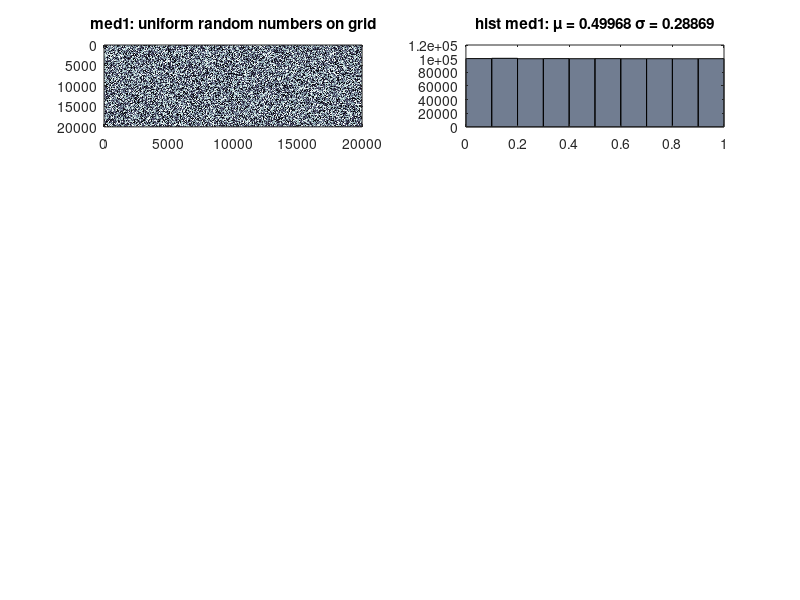

MATLAB code to generate this figure: (Note: this script raises an error after producing the figure.)
% function []=test_grm_creation(nx,dx,nz,dz, a)
%% This m-file is a test script to explore the difference between different ways of generating a gaussain random media. 
%
%
%% setup default values for testing
% if nargin ==0
    nx = 1000;          % number of nodes in x direction
    dx = 20;            % x-spacing
    nz = 1000;          % number of nodes in z direction
    dz = 20;            % z-spacing
    a = 500;            % length of coprrelation filter
    std = 1500          % standard deviation of medium
    mean_medium = 5000; % mean of final medium
% end



%% Test 1
% 1) generate a grid x and assign a uniform random number between 0 and 1 to each grid point
% 2) take the fft(x)
% 3) convolve with the power spectra of the auto-cortrelation function I*x
% 4) take the ifft
% 5) scale with the desired std dev. (perturbation)
% 6) add the mean

randn('state',0)
rand('state',0)
% compute the positive wave numbers. 
kx = repmat([0:nx/2]./(nx*dx),[nz/2+1,1]);
kz = repmat([0:nz/2]'./(nz*dz),[1,nx/2+1]);
k = sqrt(kx.^2+kz.^2);

figure
med1 = rand(nz,nx);
subplot(4,2,1)
imagesc([dx/2:dx:nx*dx] ,[dz/2:dz:nz*dz] ,med1)
title('med1: uniform random numbers on grid')
colormap bone
subplot(4,2,2)
hist(med1(:))
title(['hist med1: \mu = ', num2str(mean(med1(:))), ' \sigma = ', num2str(sqrt(var(med1(:))))])

fft_med1 = fft2(med1);
fG = exp(-a^2.*k.^2/8);   % Power spectra of filter (+ve wave numbers)
fG = extend2negwave(fG,[nx,1,nz]); % Extend filter into (-ve wavenumbers)
subplot(4,2,3)
h= imagesc([dx/2:dx:nx*dx] ,[dz/2:dz:nz*dz], fG)
title('filter: ')
subplot(4,2,4)
colorbar(h, 'WestOutside')
axis off

fft_med2 = fft_med1.*fG; %fft of the desired medium
med2 = ifft2(fft_med2); %Desired medium
subplot(4,2,5)
imagesc([dx/2:dx:nx*dx] ,[dz/2:dz:nz*dz],real(med2));
colormap bone
title('med2')
subplot(4,2,6)
hist(real(med2(:)))
title(['med2 : \mu = ', num2str(mean(med2(:))), ' \sigma = ', num2str(sqrt(var(med2(:))))])

% let's look for imaginary values in med2
max_imag = max(abs(imag(med2(:))))
min_imag = min(abs(imag(med2(:))))

%Finally we scale for std and add the mean
med3 = med2 + mean_medium;
subplot(4,2,7)
imagesc([dx/2:dx:nx*dx] ,[dz/2:dz:nz*dz],real(med3))
title(['med3 = med2+mean '])
colormap(bone)
subplot(4,2,8)
hist(med3(:))
title(['med 3: \mu = ', num2str(mean(med3(:))), ' \sigma = ', num2str(sqrt(var(med3(:))))])  

test_med1 = med1;
test_fG = fG;
test_med2 = med2;
test_med3 = med3;

save test.mat test_med1 test_fG test_med2 test_med3


%% Test 2
% 1) generate a grid x and assign a normall distributed random number with mean=0 and std=1 to each grid point
% 2) take the fft(x)
% 3) convolve with the power spectra of the auto-cortrelation function I*x
% 4) take the ifft
% 5) scale with the desired std dev. (perturbation)
% 6) add the mean

randn('state',0)
rand('state',0)
% compute the positive wave numbers. 
kx = repmat([0:nx/2]./(nx*dx),nz/2+1,1);
kz = repmat([0:nz/2]'./(nz*dz),1,nx/2+1);
k = sqrt(kx.^2+kz.^2);

figure
med1 = randn(nz,nx);
subplot(4,2,1)
imagesc([dx/2:dx:nx*dx] ,[dz/2:dz:nz*dz] ,med1)
title('med1: gaussian random numbers on grid')
colormap bone
subplot(4,2,2)
hist(med1(:))
title('hist med1')

fft_med1 = fft2(med1);
fG = exp(-a^2.*k.^2/8);   % Power spectra of filter (+ve wave numbers)
fG = extend2negwave(fG,[nx,1,nz]); % Extend filter into (-ve wavenumbers)
subplot(4,2,3)
imagesc([dx/2:dx:nx*dx] ,[dz/2:dz:nz*dz], fG)
title('filter: ')
subplot(4,2,4)
colorbar(h, 'WestOutside')
axis off

fft_med2 = fft_med1.*fG; %fft of the desired medium
med2 = ifft2(fft_med2); %Desired medium
subplot(4,2,5)
imagesc([dx/2:dx:nx*dx] ,[dz/2:dz:nz*dz],real(med2));
colormap bone
title('med2')
subplot(4,2,6)
hist(real(med2(:)))
title('med2')

% let's look for imaginary values in med2
max_imag = max(abs(imag(med2(:))))
min_imag = min(abs(imag(med2(:))))

%Finally we scale for std and add the mean
med3 = med2 + mean_medium;
subplot(4,2,7)
imagesc([dx/2:dx:nx*dx] ,[dz/2:dz:nz*dz],real(med3))
title('med3 = med2+mean')
colormap(bone)
subplot(4,2,8)
hist(med3(:))
title('med 3')  



%% Test 3
% 1) generate a grid x and assign a uniform random number r to each grid value: r in (0,1)
% 2) compute a random phase at each grip point using exp(i2*pi*r)  
% 3) convolve with the power spectra of the auto-cortrelation function I*x (note that I includes the fractional varience epsilon)
% 4) take the ifft
% 5) add the mean
clear kx kz k fft_med1 fft_med2 med1 med2 med3
randn('state',0)
rand('state',0)
% compute the positive wave numbers. 
kx = repmat([0:nx/2]./(nx*dx),nz/2+1,1);
kz = repmat([0:nz/2]'./(nz*dz),1,nx/2+1);
k = sqrt(kx.^2+kz.^2);

figure
clear i
med1 = exp(i*pi*2*rand(nz,nx));
%subplot(4,2,1)
% imagesc([dx/2:dx:nx*dx] ,[dz/2:dz:nz*dz] ,med1)
% title('med1: uniform random numbers on grid')
% colormap bone
% subplot(4,2,2)
% hist(med1(:))
% title('hist med1 -exp(2*pi*rand(nx,nz))')


fG = exp(-a^2.*k.^2/8);   % Power spectra of filter (+ve wave numbers)
fG = extend2negwave(fG,[nx,1,nz]); % Extend filter into (-ve wavenumbers)
subplot(4,2,3)
imagesc([dx/2:dx:nx*dx] ,[dz/2:dz:nz*dz], fG)
title('filter: ')
subplot(4,2,4)
colorbar(h, 'WestOutside')
axis off

fft_med2 = med1.*fG; %fft of the desired medium (note no need to fft(med1))
med2 = ifft2(fft_med2); %Desired medium
subplot(4,2,5)
imagesc([dx/2:dx:nx*dx] ,[dz/2:dz:nz*dz],real(med2));
colormap bone
title('med2')
subplot(4,2,6)
hist(real(med2(:)))
title('med2')

% let's look for imaginary values in med2
max_imag = max(abs(imag(med2(:))))
min_imag = min(abs(imag(med2(:))))

%Finally we scale for std and add the mean
med3 = med2 + mean_medium;
subplot(4,2,7)
imagesc([dx/2:dx:nx*dx] ,[dz/2:dz:nz*dz],real(med3))
title('med3 = med2+mean')
colormap(bone)
subplot(4,2,8)
hist(med3(:))
title('med 3')  

figure
subplot(2,2,1)
hist(real(med2(:)))
title('hist(real(med2(:)))')
subplot(2,2,2)
hist(imag(med2(:)))
title('hist(imag(med2(:)))')
subplot(2,2,3)
hist(real(med3(:)))
title('hist(real(med3(:)))')
subplot(2,2,4)
hist(imag(med3(:)))
title('hist(imag(med3(:)))')


%%======================




